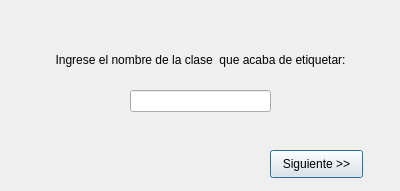
<?xml version="1.0" encoding="UTF-8"?>
<ui version="4.0">
 <class>Dialog</class>
 <widget class="QDialog" name="Dialog">
  <property name="geometry">
   <rect>
    <x>0</x>
    <y>0</y>
    <width>400</width>
    <height>191</height>
   </rect>
  </property>
  <property name="windowTitle">
   <string>Dialog</string>
  </property>
  <widget class="QLineEdit" name="lineEdit">
   <property name="geometry">
    <rect>
     <x>130</x>
     <y>90</y>
     <width>141</width>
     <height>22</height>
    </rect>
   </property>
   <property name="font">
    <font>
     <weight>75</weight>
     <bold>true</bold>
    </font>
   </property>
   <property name="text">
    <string/>
   </property>
   <property name="alignment">
    <set>Qt::AlignCenter</set>
   </property>
  </widget>
  <widget class="QLabel" name="class_name_label">
   <property name="geometry">
    <rect>
     <x>0</x>
     <y>50</y>
     <width>401</width>
     <height>20</height>
    </rect>
   </property>
   <property name="text">
    <string>Ingrese el nombre de la clase  que acaba de etiquetar:</string>
   </property>
   <property name="alignment">
    <set>Qt::AlignCenter</set>
   </property>
  </widget>
  <widget class="QPushButton" name="nextButton">
   <property name="geometry">
    <rect>
     <x>270</x>
     <y>150</y>
     <width>93</width>
     <height>28</height>
    </rect>
   </property>
   <property name="text">
    <string>Siguiente &gt;&gt;</string>
   </property>
  </widget>
 </widget>
 <resources/>
 <connections/>
</ui>
